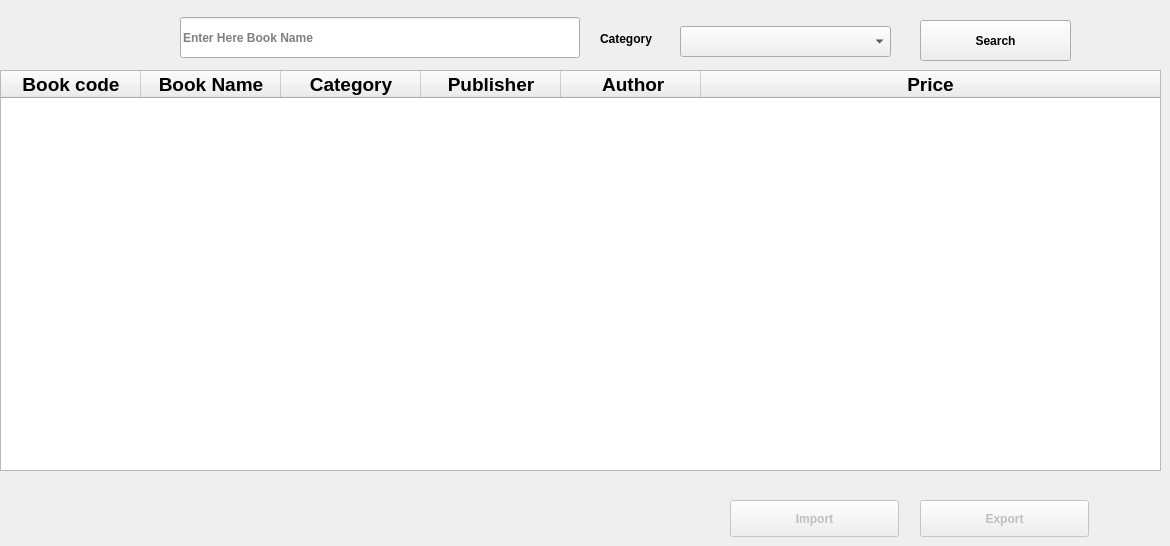
      <widget class="QWidget" name="tab_8">
       <attribute name="title">
        <string>   All Books    </string>
       </attribute>
       <widget class="QPushButton" name="pushButton_9">
        <property name="geometry">
         <rect>
          <x>920</x>
          <y>20</y>
          <width>151</width>
          <height>41</height>
         </rect>
        </property>
        <property name="font">
         <font>
          <pointsize>9</pointsize>
          <weight>75</weight>
          <bold>true</bold>
         </font>
        </property>
        <property name="text">
         <string>Search</string>
        </property>
        <property name="icon">
         <iconset>
          <normaloff>icon/Hopstarter-Soft-Scraps-Zoom.ico</normaloff>icon/Hopstarter-Soft-Scraps-Zoom.ico</iconset>
        </property>
        <property name="iconSize">
         <size>
          <width>25</width>
          <height>25</height>
         </size>
        </property>
       </widget>
       <widget class="QLineEdit" name="lineEdit_2">
        <property name="geometry">
         <rect>
          <x>180</x>
          <y>17</y>
          <width>400</width>
          <height>41</height>
         </rect>
        </property>
        <property name="font">
         <font>
          <pointsize>9</pointsize>
          <weight>75</weight>
          <bold>true</bold>
         </font>
        </property>
        <property name="text">
         <string/>
        </property>
        <property name="placeholderText">
         <string>Enter Here Book Name</string>
        </property>
       </widget>
       <widget class="QLabel" name="label">
        <property name="geometry">
         <rect>
          <x>600</x>
          <y>28</y>
          <width>61</width>
          <height>21</height>
         </rect>
        </property>
        <property name="font">
         <font>
          <pointsize>9</pointsize>
          <weight>75</weight>
          <bold>true</bold>
         </font>
        </property>
        <property name="text">
         <string>Category</string>
        </property>
       </widget>
       <widget class="QComboBox" name="comboBox_2">
        <property name="geometry">
         <rect>
          <x>680</x>
          <y>26</y>
          <width>211</width>
          <height>31</height>
         </rect>
        </property>
        <property name="font">
         <font>
          <pointsize>9</pointsize>
          <weight>75</weight>
          <bold>true</bold>
         </font>
        </property>
       </widget>
       <widget class="QTableWidget" name="tableWidget_2">
        <property name="geometry">
         <rect>
          <x>0</x>
          <y>70</y>
          <width>1161</width>
          <height>401</height>
         </rect>
        </property>
        <property name="font">
         <font>
          <family>Arial</family>
          <pointsize>14</pointsize>
          <weight>75</weight>
          <bold>true</bold>
         </font>
        </property>
        <attribute name="horizontalHeaderCascadingSectionResizes">
         <bool>false</bool>
        </attribute>
        <attribute name="horizontalHeaderDefaultSectionSize">
         <number>140</number>
        </attribute>
        <attribute name="horizontalHeaderHighlightSections">
         <bool>false</bool>
        </attribute>
        <attribute name="horizontalHeaderMinimumSectionSize">
         <number>50</number>
        </attribute>
        <attribute name="horizontalHeaderShowSortIndicator" stdset="0">
         <bool>false</bool>
        </attribute>
        <attribute name="horizontalHeaderStretchLastSection">
         <bool>true</bool>
        </attribute>
        <attribute name="verticalHeaderStretchLastSection">
         <bool>false</bool>
        </attribute>
        <column>
         <property name="text">
          <string>Book code</string>
         </property>
        </column>
        <column>
         <property name="text">
          <string>Book Name</string>
         </property>
        </column>
        <column>
         <property name="text">
          <string>Category</string>
         </property>
        </column>
        <column>
         <property name="text">
          <string>Publisher</string>
         </property>
        </column>
        <column>
         <property name="text">
          <string> Author</string>
         </property>
        </column>
        <column>
         <property name="text">
          <string>Price</string>
         </property>
        </column>
       </widget>
       <widget class="QPushButton" name="pushButton_37">
        <property name="enabled">
         <bool>false</bool>
        </property>
        <property name="geometry">
         <rect>
          <x>920</x>
          <y>500</y>
          <width>169</width>
          <height>37</height>
         </rect>
        </property>
        <property name="font">
         <font>
          <pointsize>9</pointsize>
          <weight>75</weight>
          <bold>true</bold>
         </font>
        </property>
        <property name="text">
         <string>Export</string>
        </property>
        <property name="icon">
         <iconset>
          <normaloff>icon/Wallpaperfx-3d-Bluefx-Desktop-Archive.ico</normaloff>icon/Wallpaperfx-3d-Bluefx-Desktop-Archive.ico</iconset>
        </property>
        <property name="iconSize">
         <size>
          <width>30</width>
          <height>30</height>
         </size>
        </property>
       </widget>
       <widget class="QPushButton" name="pushButton_36">
        <property name="enabled">
         <bool>false</bool>
        </property>
        <property name="geometry">
         <rect>
          <x>730</x>
          <y>500</y>
          <width>169</width>
          <height>37</height>
         </rect>
        </property>
        <property name="font">
         <font>
          <pointsize>9</pointsize>
          <weight>75</weight>
          <bold>true</bold>
         </font>
        </property>
        <property name="text">
         <string>Import</string>
        </property>
       </widget>
      </widget>
